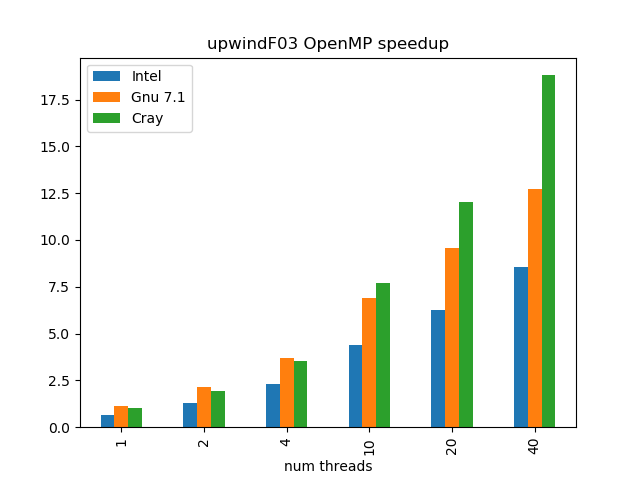

Here is the Python script that generated this plot:
import pandas as pd
import matplotlib.pylab as plt
import numpy

# upwindF03 test

df = pd.DataFrame({'num threads': [1, 2, 4, 10, 20, 40],
	              'Intel times': numpy.array([11*60+48., 6*60+6., 3*60+26., 1*60+47., 1*60+15., 0*60+55.]),
	              'Gnu 7.1 times': numpy.array([7*60+5., 3*60+40., 2*60+7., 1*60+8., 0*60+49., 0*60+37.]),
	              'Cray times': numpy.array([7*60+50., 4*60+3., 2*60+13., 1*60+1., 0*60+39., 0*60+25.]), 
})

# add speedup columns
for k in ["Gnu 7.1", "Intel", "Cray",]:
	colname = k
	df[colname] = df["Cray times"].tolist()[0]/numpy.array(df[k + " times"].tolist())


df.plot(kind='bar', x='num threads', y=['Intel', 'Gnu 7.1', 'Cray',])
plt.title('upwindF03 OpenMP speedup')
plt.show()
